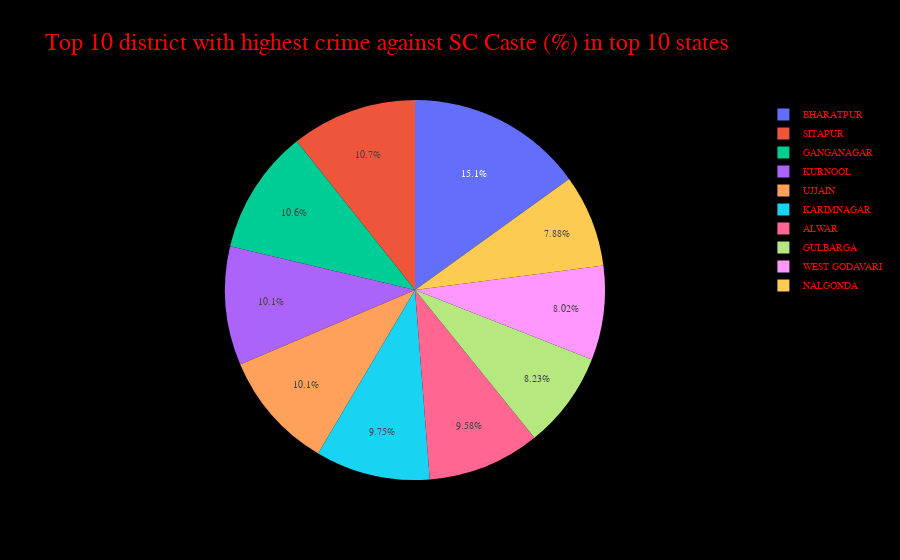

The code cell stored with this chart in its notebook:
### Code cell
#Top 10 district with highest crime against SC Caste 
import plotly.express as px
df_top10 = District.sort_values('Total',ascending=False).head(10)
fig = px.pie(df_top10,values='Total',names=df_top10.index,title = 'PIECHART',template='plotly_dark')
fig.update_layout(title = 'Top 10 district with highest crime against SC Caste (%) in top 10 states',title_font_size=24,paper_bgcolor='black',
                     title_font_family='Aerial',font={'color':'red','family':'Times New Roman','size':10})
import plotly.io as pio#to display a figure defined by a dictuse the low level plotly.io.show
pio.show(fig)

### Figure 1 — Plotly figure (JSON) as saved in the notebook; plotly's stock layout.template omitted (floating-point values rounded to 4 significant figures)
{"data": [{"domain": {"x": [0, 1], "y": [0, 1]}, "hovertemplate": "DISTRICT=%{label}<br>Total=%{value}<extra></extra>", "labels": ["BHARATPUR", "SITAPUR", "GANGANAGAR", "KURNOOL", "UJJAIN", "KARIMNAGAR", "ALWAR", "GULBARGA", "WEST GODAVARI", "NALGONDA"], "legendgroup": "", "name": "", "showlegend": true, "type": "pie", "values": [5143, 3654, 3625, 3450, 3441, 3331, 3272, 2810, 2738, 2692]}], "layout": {"font": {"color": "red", "family": "Times New Roman", "size": 10}, "legend": {"tracegroupgap": 0}, "paper_bgcolor": "black", "title": {"font": {"family": "Aerial", "size": 24}, "text": "Top 10 district with highest crime against SC Caste (%) in top 10 states"}}}
